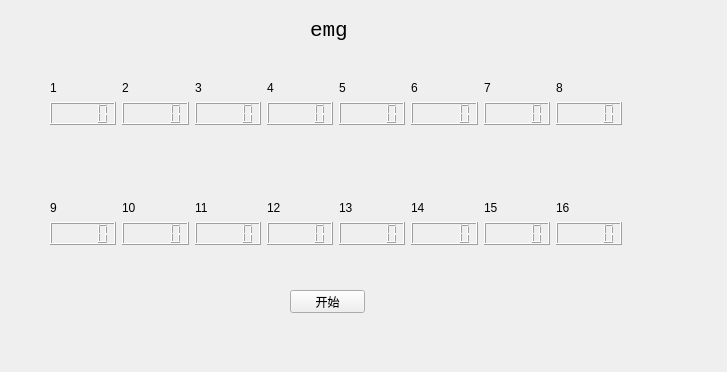
<?xml version="1.0" encoding="UTF-8"?>
<ui version="4.0">
 <class>muscle_data</class>
 <widget class="QWidget" name="muscle_data">
  <property name="geometry">
   <rect>
    <x>0</x>
    <y>0</y>
    <width>727</width>
    <height>372</height>
   </rect>
  </property>
  <property name="windowTitle">
   <string>Form</string>
  </property>
  <widget class="QWidget" name="layoutWidget_8">
   <property name="geometry">
    <rect>
     <x>50</x>
     <y>200</y>
     <width>572</width>
     <height>45</height>
    </rect>
   </property>
   <layout class="QHBoxLayout" name="horizontalLayout_2">
    <item>
     <layout class="QVBoxLayout" name="verticalLayout_9">
      <item>
       <widget class="QLabel" name="label_9">
        <property name="text">
         <string>9</string>
        </property>
       </widget>
      </item>
      <item>
       <widget class="QLCDNumber" name="lcdNumber_9">
        <property name="smallDecimalPoint">
         <bool>false</bool>
        </property>
        <property name="mode">
         <enum>QLCDNumber::Hex</enum>
        </property>
       </widget>
      </item>
     </layout>
    </item>
    <item>
     <layout class="QVBoxLayout" name="verticalLayout_10">
      <item>
       <widget class="QLabel" name="label_10">
        <property name="text">
         <string>10</string>
        </property>
       </widget>
      </item>
      <item>
       <widget class="QLCDNumber" name="lcdNumber_10">
        <property name="smallDecimalPoint">
         <bool>false</bool>
        </property>
        <property name="mode">
         <enum>QLCDNumber::Hex</enum>
        </property>
       </widget>
      </item>
     </layout>
    </item>
    <item>
     <layout class="QVBoxLayout" name="verticalLayout_11">
      <item>
       <widget class="QLabel" name="label_11">
        <property name="text">
         <string>11</string>
        </property>
       </widget>
      </item>
      <item>
       <widget class="QLCDNumber" name="lcdNumber_11">
        <property name="smallDecimalPoint">
         <bool>false</bool>
        </property>
        <property name="mode">
         <enum>QLCDNumber::Hex</enum>
        </property>
       </widget>
      </item>
     </layout>
    </item>
    <item>
     <layout class="QVBoxLayout" name="verticalLayout_12">
      <item>
       <widget class="QLabel" name="label_12">
        <property name="text">
         <string>12</string>
        </property>
       </widget>
      </item>
      <item>
       <widget class="QLCDNumber" name="lcdNumber_12">
        <property name="smallDecimalPoint">
         <bool>false</bool>
        </property>
        <property name="mode">
         <enum>QLCDNumber::Hex</enum>
        </property>
       </widget>
      </item>
     </layout>
    </item>
    <item>
     <layout class="QVBoxLayout" name="verticalLayout_13">
      <item>
       <widget class="QLabel" name="label_13">
        <property name="text">
         <string>13</string>
        </property>
       </widget>
      </item>
      <item>
       <widget class="QLCDNumber" name="lcdNumber_13">
        <property name="smallDecimalPoint">
         <bool>false</bool>
        </property>
        <property name="mode">
         <enum>QLCDNumber::Hex</enum>
        </property>
       </widget>
      </item>
     </layout>
    </item>
    <item>
     <layout class="QVBoxLayout" name="verticalLayout_14">
      <item>
       <widget class="QLabel" name="label_14">
        <property name="text">
         <string>14</string>
        </property>
       </widget>
      </item>
      <item>
       <widget class="QLCDNumber" name="lcdNumber_14">
        <property name="smallDecimalPoint">
         <bool>false</bool>
        </property>
        <property name="mode">
         <enum>QLCDNumber::Hex</enum>
        </property>
       </widget>
      </item>
     </layout>
    </item>
    <item>
     <layout class="QVBoxLayout" name="verticalLayout_15">
      <item>
       <widget class="QLabel" name="label_15">
        <property name="text">
         <string>15</string>
        </property>
       </widget>
      </item>
      <item>
       <widget class="QLCDNumber" name="lcdNumber_15">
        <property name="smallDecimalPoint">
         <bool>false</bool>
        </property>
        <property name="mode">
         <enum>QLCDNumber::Hex</enum>
        </property>
       </widget>
      </item>
     </layout>
    </item>
    <item>
     <layout class="QVBoxLayout" name="verticalLayout_16">
      <item>
       <widget class="QLabel" name="label_16">
        <property name="text">
         <string>16</string>
        </property>
       </widget>
      </item>
      <item>
       <widget class="QLCDNumber" name="lcdNumber_16">
        <property name="smallDecimalPoint">
         <bool>false</bool>
        </property>
        <property name="mode">
         <enum>QLCDNumber::Hex</enum>
        </property>
       </widget>
      </item>
     </layout>
    </item>
   </layout>
  </widget>
  <widget class="QLabel" name="label_17">
   <property name="geometry">
    <rect>
     <x>310</x>
     <y>20</y>
     <width>41</width>
     <height>21</height>
    </rect>
   </property>
   <property name="font">
    <font>
     <family>Consolas</family>
     <pointsize>16</pointsize>
    </font>
   </property>
   <property name="text">
    <string>emg</string>
   </property>
  </widget>
  <widget class="QPushButton" name="start_Button">
   <property name="geometry">
    <rect>
     <x>290</x>
     <y>290</y>
     <width>75</width>
     <height>23</height>
    </rect>
   </property>
   <property name="text">
    <string>开始</string>
   </property>
  </widget>
  <widget class="QWidget" name="">
   <property name="geometry">
    <rect>
     <x>50</x>
     <y>80</y>
     <width>572</width>
     <height>45</height>
    </rect>
   </property>
   <layout class="QHBoxLayout" name="horizontalLayout">
    <item>
     <layout class="QVBoxLayout" name="verticalLayout">
      <item>
       <widget class="QLabel" name="label">
        <property name="text">
         <string>1</string>
        </property>
       </widget>
      </item>
      <item>
       <widget class="QLCDNumber" name="lcdNumber">
        <property name="smallDecimalPoint">
         <bool>false</bool>
        </property>
        <property name="mode">
         <enum>QLCDNumber::Hex</enum>
        </property>
       </widget>
      </item>
     </layout>
    </item>
    <item>
     <layout class="QVBoxLayout" name="verticalLayout_2">
      <item>
       <widget class="QLabel" name="label_2">
        <property name="text">
         <string>2</string>
        </property>
       </widget>
      </item>
      <item>
       <widget class="QLCDNumber" name="lcdNumber_2">
        <property name="smallDecimalPoint">
         <bool>false</bool>
        </property>
        <property name="mode">
         <enum>QLCDNumber::Hex</enum>
        </property>
       </widget>
      </item>
     </layout>
    </item>
    <item>
     <layout class="QVBoxLayout" name="verticalLayout_3">
      <item>
       <widget class="QLabel" name="label_3">
        <property name="text">
         <string>3</string>
        </property>
       </widget>
      </item>
      <item>
       <widget class="QLCDNumber" name="lcdNumber_3">
        <property name="smallDecimalPoint">
         <bool>false</bool>
        </property>
        <property name="mode">
         <enum>QLCDNumber::Hex</enum>
        </property>
       </widget>
      </item>
     </layout>
    </item>
    <item>
     <layout class="QVBoxLayout" name="verticalLayout_4">
      <item>
       <widget class="QLabel" name="label_4">
        <property name="text">
         <string>4</string>
        </property>
       </widget>
      </item>
      <item>
       <widget class="QLCDNumber" name="lcdNumber_4">
        <property name="smallDecimalPoint">
         <bool>false</bool>
        </property>
        <property name="mode">
         <enum>QLCDNumber::Hex</enum>
        </property>
       </widget>
      </item>
     </layout>
    </item>
    <item>
     <layout class="QVBoxLayout" name="verticalLayout_5">
      <item>
       <widget class="QLabel" name="label_5">
        <property name="text">
         <string>5</string>
        </property>
       </widget>
      </item>
      <item>
       <widget class="QLCDNumber" name="lcdNumber_5">
        <property name="smallDecimalPoint">
         <bool>false</bool>
        </property>
        <property name="mode">
         <enum>QLCDNumber::Hex</enum>
        </property>
       </widget>
      </item>
     </layout>
    </item>
    <item>
     <layout class="QVBoxLayout" name="verticalLayout_6">
      <item>
       <widget class="QLabel" name="label_6">
        <property name="text">
         <string>6</string>
        </property>
       </widget>
      </item>
      <item>
       <widget class="QLCDNumber" name="lcdNumber_6">
        <property name="smallDecimalPoint">
         <bool>false</bool>
        </property>
        <property name="mode">
         <enum>QLCDNumber::Hex</enum>
        </property>
       </widget>
      </item>
     </layout>
    </item>
    <item>
     <layout class="QVBoxLayout" name="verticalLayout_7">
      <item>
       <widget class="QLabel" name="label_7">
        <property name="text">
         <string>7</string>
        </property>
       </widget>
      </item>
      <item>
       <widget class="QLCDNumber" name="lcdNumber_7">
        <property name="smallDecimalPoint">
         <bool>false</bool>
        </property>
        <property name="mode">
         <enum>QLCDNumber::Hex</enum>
        </property>
       </widget>
      </item>
     </layout>
    </item>
    <item>
     <layout class="QVBoxLayout" name="verticalLayout_8">
      <item>
       <widget class="QLabel" name="label_8">
        <property name="text">
         <string>8</string>
        </property>
       </widget>
      </item>
      <item>
       <widget class="QLCDNumber" name="lcdNumber_8">
        <property name="smallDecimalPoint">
         <bool>false</bool>
        </property>
        <property name="mode">
         <enum>QLCDNumber::Hex</enum>
        </property>
       </widget>
      </item>
     </layout>
    </item>
   </layout>
  </widget>
 </widget>
 <resources/>
 <connections/>
</ui>
